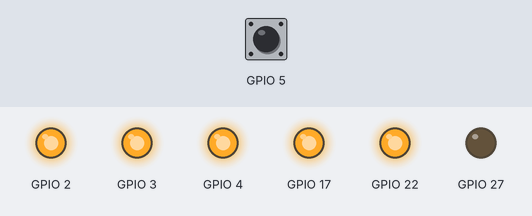
Recording of a program running on a simulated Raspberry Pi (BCM pin numbers). Parts: output pins drawn as LEDs (lit = HIGH). The test bench sets the inputs (shaded band); at power-on: GPIO 5 HIGH. At 6.0 s the program stops and its outputs stay as they are.

Above: at 5.0 s.
5.1 s: GPIO 5 pulled LOW for 3 s
At 5.1 s:
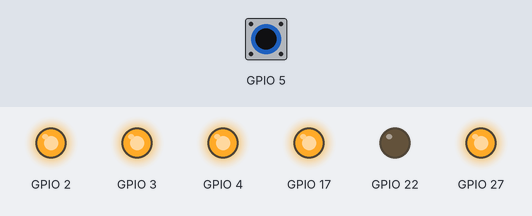
At 7.2 s:
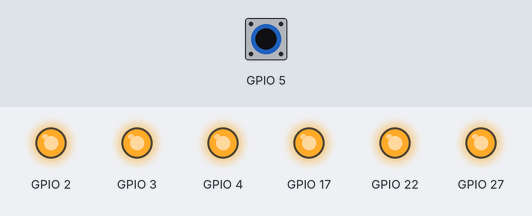
Timing chart, 0 to 7.5 s (numbered marks = the images above; inputs shaded):
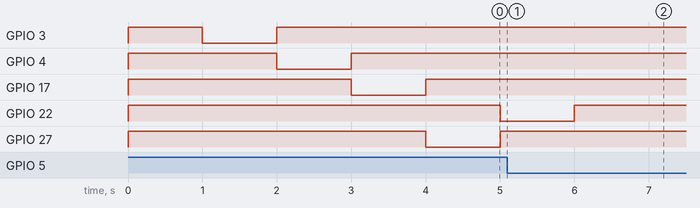

Measured:
- after the input at 5.1 s, GPIO 2: stays HIGH (without the input it goes to LOW after 0.90 s); GPIO 3: stays HIGH (without the input it goes to LOW after 1.9 s)

The program:

switch.py
```python
import RPi.GPIO as GPIO
GPIO.setwarnings(False)
GPIO.setmode(GPIO.BCM)
GPIO.setup(2,GPIO.OUT)
GPIO.setup(3,GPIO.OUT)
GPIO.setup(4,GPIO.OUT)
GPIO.setup(17,GPIO.OUT)
GPIO.setup(27,GPIO.OUT)
GPIO.setup(22,GPIO.OUT)
GPIO.setup(5, GPIO.IN, pull_up_down=GPIO.PUD_UP)

GPIO.output(2,1)
GPIO.output(3,1)
GPIO.output(4,1)
GPIO.output(17,1)
GPIO.output(27,1)
GPIO.output(22,1)
import time
while (GPIO.input(5) ==True) :
        GPIO.output(2,0)
        time.sleep(1)
        GPIO.output(2,1)
	GPIO.output(3,0)
        time.sleep(1)
        GPIO.output(3,1)
        GPIO.output(4,0)
        time.sleep(1)
        GPIO.output(4,1)
        GPIO.output(17,0)
	time.sleep(1)
        GPIO.output(17,1)
        GPIO.output(27,0)
        time.sleep(1)
        GPIO.output(27,1)
        GPIO.output(22,0)
        time.sleep(1)
        GPIO.output(22,1)
```
